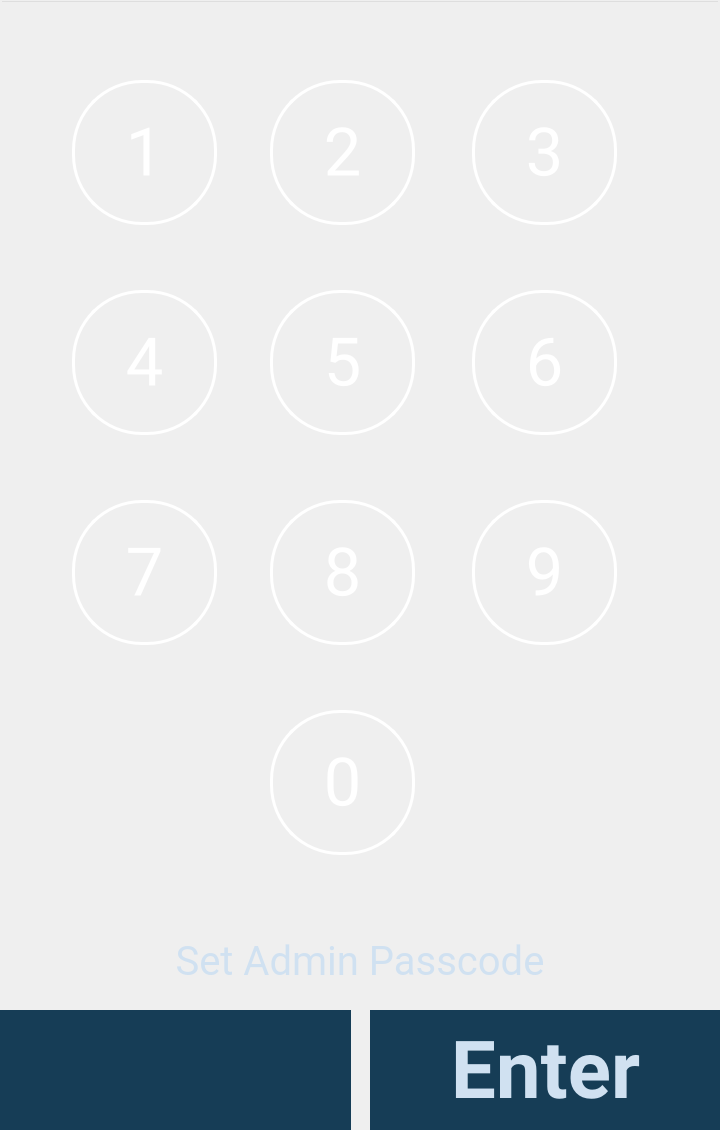
<?xml version="1.0" encoding="UTF-8"?>
<ui version="4.0">
 <class>SetAdminPasscode</class>
 <widget class="QWidget" name="SetAdminPasscode">
  <property name="geometry">
   <rect>
    <x>0</x>
    <y>0</y>
    <width>720</width>
    <height>1130</height>
   </rect>
  </property>
  <property name="font">
   <font>
    <family>Roboto</family>
   </font>
  </property>
  <property name="windowTitle">
   <string>Form</string>
  </property>
  <widget class="QStackedWidget" name="stackedWidget">
   <property name="geometry">
    <rect>
     <x>0</x>
     <y>0</y>
     <width>720</width>
     <height>1130</height>
    </rect>
   </property>
   <widget class="QWidget" name="page">
    <widget class="QLabel" name="labelAdminPasscode">
     <property name="geometry">
      <rect>
       <x>0</x>
       <y>940</y>
       <width>720</width>
       <height>41</height>
      </rect>
     </property>
     <property name="font">
      <font>
       <family>Roboto</family>
       <pointsize>30</pointsize>
      </font>
     </property>
     <property name="styleSheet">
      <string notr="true">color: rgb(208,225,241);</string>
     </property>
     <property name="text">
      <string>Set Admin Passcode</string>
     </property>
     <property name="alignment">
      <set>Qt::AlignCenter</set>
     </property>
    </widget>
    <widget class="QLineEdit" name="lineEditPasscode">
     <property name="enabled">
      <bool>false</bool>
     </property>
     <property name="geometry">
      <rect>
       <x>0</x>
       <y>0</y>
       <width>720</width>
       <height>52</height>
      </rect>
     </property>
     <property name="font">
      <font>
       <family>Roboto</family>
       <pointsize>40</pointsize>
       <weight>75</weight>
       <bold>true</bold>
      </font>
     </property>
     <property name="styleSheet">
      <string notr="true">background-color: rgb(255, 255, 255,0);
color: rgb(255, 255, 255)</string>
     </property>
     <property name="maxLength">
      <number>8</number>
     </property>
     <property name="alignment">
      <set>Qt::AlignCenter</set>
     </property>
    </widget>
    <widget class="QPushButton" name="button7">
     <property name="geometry">
      <rect>
       <x>72</x>
       <y>500</y>
       <width>145</width>
       <height>145</height>
      </rect>
     </property>
     <property name="font">
      <font>
       <family>Roboto</family>
       <pointsize>50</pointsize>
      </font>
     </property>
     <property name="styleSheet">
      <string notr="true">border: 3px solid rgb(255, 255, 255);
border-radius: 70%;
background-color: rgb(255, 255, 255,0);
color: rgb(255, 255, 255)</string>
     </property>
     <property name="text">
      <string>7</string>
     </property>
    </widget>
    <widget class="QPushButton" name="button0">
     <property name="geometry">
      <rect>
       <x>270</x>
       <y>710</y>
       <width>145</width>
       <height>145</height>
      </rect>
     </property>
     <property name="font">
      <font>
       <family>Roboto</family>
       <pointsize>50</pointsize>
      </font>
     </property>
     <property name="styleSheet">
      <string notr="true">border: 3px solid rgb(255, 255, 255);
border-radius: 70%;
background-color: rgb(255, 255, 255,0);
color: rgb(255, 255, 255)</string>
     </property>
     <property name="text">
      <string>0</string>
     </property>
    </widget>
    <widget class="QPushButton" name="button6">
     <property name="geometry">
      <rect>
       <x>472</x>
       <y>290</y>
       <width>145</width>
       <height>145</height>
      </rect>
     </property>
     <property name="font">
      <font>
       <family>Roboto</family>
       <pointsize>50</pointsize>
      </font>
     </property>
     <property name="styleSheet">
      <string notr="true">border: 3px solid rgb(255, 255, 255);
border-radius: 70%;
background-color: rgb(255, 255, 255,0);
color: rgb(255, 255, 255)</string>
     </property>
     <property name="text">
      <string>6</string>
     </property>
    </widget>
    <widget class="QPushButton" name="button3">
     <property name="geometry">
      <rect>
       <x>472</x>
       <y>80</y>
       <width>145</width>
       <height>145</height>
      </rect>
     </property>
     <property name="font">
      <font>
       <family>Roboto</family>
       <pointsize>50</pointsize>
      </font>
     </property>
     <property name="styleSheet">
      <string notr="true">border: 3px solid rgb(255, 255, 255);
border-radius: 70%;
background-color: rgb(255, 255, 255,0);
color: rgb(255, 255, 255)</string>
     </property>
     <property name="text">
      <string>3</string>
     </property>
    </widget>
    <widget class="QPushButton" name="button5">
     <property name="geometry">
      <rect>
       <x>270</x>
       <y>290</y>
       <width>145</width>
       <height>145</height>
      </rect>
     </property>
     <property name="font">
      <font>
       <family>Roboto</family>
       <pointsize>50</pointsize>
      </font>
     </property>
     <property name="styleSheet">
      <string notr="true">border: 3px solid rgb(255, 255, 255);
border-radius: 70%;
background-color: rgb(255, 255, 255,0);
color: rgb(255, 255, 255)</string>
     </property>
     <property name="text">
      <string>5</string>
     </property>
    </widget>
    <widget class="QPushButton" name="button4">
     <property name="geometry">
      <rect>
       <x>72</x>
       <y>290</y>
       <width>145</width>
       <height>145</height>
      </rect>
     </property>
     <property name="font">
      <font>
       <family>Roboto</family>
       <pointsize>50</pointsize>
      </font>
     </property>
     <property name="styleSheet">
      <string notr="true">border: 3px solid rgb(255, 255, 255);
border-radius: 70%;
background-color: rgb(255, 255, 255,0);
color: rgb(255, 255, 255)</string>
     </property>
     <property name="text">
      <string>4</string>
     </property>
    </widget>
    <widget class="QPushButton" name="button1">
     <property name="geometry">
      <rect>
       <x>72</x>
       <y>80</y>
       <width>145</width>
       <height>145</height>
      </rect>
     </property>
     <property name="sizePolicy">
      <sizepolicy hsizetype="Fixed" vsizetype="Fixed">
       <horstretch>0</horstretch>
       <verstretch>0</verstretch>
      </sizepolicy>
     </property>
     <property name="font">
      <font>
       <family>Roboto</family>
       <pointsize>50</pointsize>
      </font>
     </property>
     <property name="styleSheet">
      <string notr="true">border: 3px solid rgb(255, 255, 255);
border-radius: 70%;
background-color: rgb(255, 255, 255,0);
color: rgb(255, 255, 255)</string>
     </property>
     <property name="text">
      <string>1</string>
     </property>
    </widget>
    <widget class="QPushButton" name="button2">
     <property name="geometry">
      <rect>
       <x>270</x>
       <y>80</y>
       <width>145</width>
       <height>145</height>
      </rect>
     </property>
     <property name="font">
      <font>
       <family>Roboto</family>
       <pointsize>50</pointsize>
      </font>
     </property>
     <property name="styleSheet">
      <string notr="true">border: 3px solid rgb(255, 255, 255);
border-radius: 70%;
background-color: rgb(255, 255, 255,0);
color: rgb(255, 255, 255)</string>
     </property>
     <property name="text">
      <string>2</string>
     </property>
    </widget>
    <widget class="QPushButton" name="button9">
     <property name="geometry">
      <rect>
       <x>472</x>
       <y>500</y>
       <width>145</width>
       <height>145</height>
      </rect>
     </property>
     <property name="font">
      <font>
       <family>Roboto</family>
       <pointsize>50</pointsize>
      </font>
     </property>
     <property name="styleSheet">
      <string notr="true">border: 3px solid rgb(255, 255, 255);
border-radius: 70%;
background-color: rgb(255, 255, 255,0);
color: rgb(255, 255, 255)</string>
     </property>
     <property name="text">
      <string>9</string>
     </property>
    </widget>
    <widget class="QPushButton" name="button8">
     <property name="geometry">
      <rect>
       <x>270</x>
       <y>500</y>
       <width>145</width>
       <height>145</height>
      </rect>
     </property>
     <property name="font">
      <font>
       <family>Roboto</family>
       <pointsize>50</pointsize>
      </font>
     </property>
     <property name="styleSheet">
      <string notr="true">border: 3px solid rgb(255, 255, 255);
border-radius: 70%;
background-color: rgb(255, 255, 255,0);
color: rgb(255, 255, 255)</string>
     </property>
     <property name="text">
      <string>8</string>
     </property>
    </widget>
    <widget class="QPushButton" name="buttonEnter">
     <property name="geometry">
      <rect>
       <x>370</x>
       <y>1010</y>
       <width>351</width>
       <height>121</height>
      </rect>
     </property>
     <property name="font">
      <font>
       <family>Roboto</family>
       <pointsize>60</pointsize>
       <weight>75</weight>
       <bold>true</bold>
      </font>
     </property>
     <property name="styleSheet">
      <string notr="true">border-radius: 70%;
background-color: rgb(22,61,86);
color: rgb(208,225,241)</string>
     </property>
     <property name="text">
      <string>Enter</string>
     </property>
     <property name="iconSize">
      <size>
       <width>170</width>
       <height>86</height>
      </size>
     </property>
    </widget>
    <widget class="QPushButton" name="buttonBack">
     <property name="geometry">
      <rect>
       <x>0</x>
       <y>1010</y>
       <width>351</width>
       <height>121</height>
      </rect>
     </property>
     <property name="font">
      <font>
       <family>Roboto</family>
       <pointsize>14</pointsize>
       <weight>75</weight>
       <bold>true</bold>
      </font>
     </property>
     <property name="styleSheet">
      <string notr="true">border-radius: 70%;
background-color: rgb(22,61,86);
color: rgb(208,225,241)
</string>
     </property>
     <property name="text">
      <string/>
     </property>
     <property name="icon">
      <iconset resource="resources.qrc">
       <normaloff>:/Images/XatekUI_BackArrow.png</normaloff>:/Images/XatekUI_BackArrow.png</iconset>
     </property>
     <property name="iconSize">
      <size>
       <width>73</width>
       <height>62</height>
      </size>
     </property>
    </widget>
   </widget>
  </widget>
 </widget>
 <resources>
  <include location="resources.qrc"/>
 </resources>
 <connections/>
</ui>
